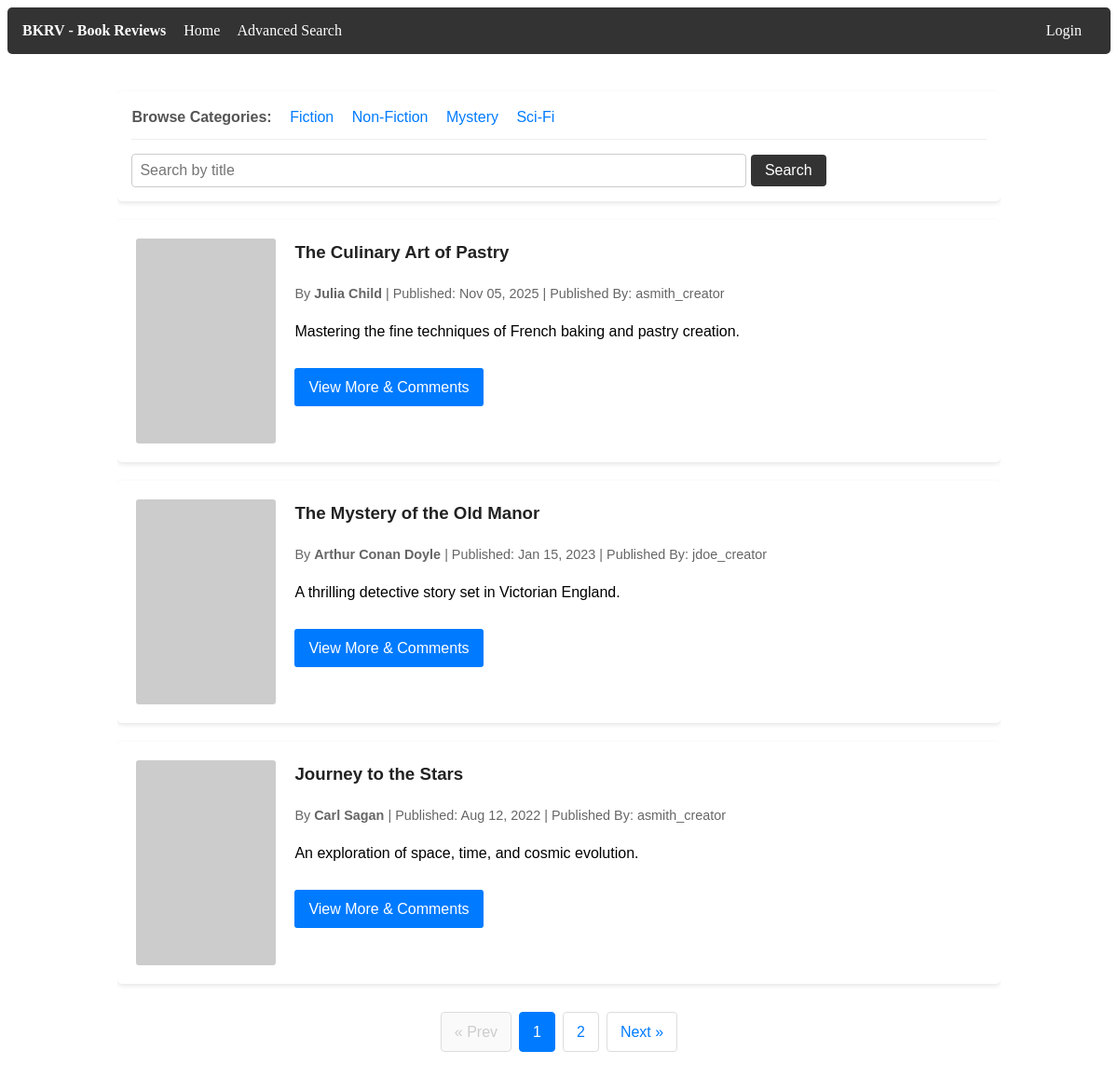
The app's page /NetBeansProject/index.php with its own data.
### tables this page shows
CREATE TABLE dbProj_books
(
  book_id           INT          NOT NULL AUTO_INCREMENT,
  creator_id        INT          NULL    ,
  title             VARCHAR(255) NOT NULL,
  author_name       VARCHAR(255) NOT NULL,
  short_description VARCHAR(500) NOT NULL,
  category          VARCHAR(500) NULL    ,
  image_url         VARCHAR(255) NULL    ,
  media_url         VARCHAR(255) NULL    ,
  publish_date      DATETIME     NULL    ,
  PRIMARY KEY (book_id),

  FULLTEXT KEY fx_search_idx (title, author_name, short_description, category)
);

CREATE TABLE dbProj_users
(
  user_id  INT AUTO_INCREMENT NOT NULL,
  username VARCHAR(100)       NOT NULL,
  email    VARCHAR(100)       NOT NULL,
  password varbinary(255)       NOT NULL,
  role     VARCHAR(100)       NOT NULL DEFAULT 'Viewer',
  PRIMARY KEY (user_id)
);

### NetBeansProject/HomePage.php (the view, shortened to what this page needs)
<?php
$pagination = 3;
$page = isset($_GET['page']) && is_numeric($_GET['page']) ? (int) $_GET['page'] : 1;
$total_query = "SELECT COUNT(*) FROM dbProj_books";
$total_result = mysqli_query($conn, $total_query);
$total_rows = mysqli_fetch_array($total_result)[0];
$total_pages = ceil($total_rows / $pagination);
$offset = ($page - 1) * $pagination;
$query = "SELECT b.book_id, b.title, b.author_name, b.short_description, b.image_url, b.media_url, b.publish_date, u.username
          FROM dbProj_books b
          LEFT JOIN dbProj_users u ON b.creator_id = u.user_id
          ORDER BY b.publish_date DESC
          LIMIT ? OFFSET ?";
$stmt = mysqli_prepare($conn, $query);
if ($stmt) {
    mysqli_stmt_bind_param($stmt, "ii", $pagination, $offset);
    mysqli_stmt_execute($stmt);
    $result = mysqli_stmt_get_result($stmt);
} else {
    die("Database query error: " . mysqli_error($conn));
}
?>
<div class="hp-container">
    <div class="hp-search-container">
        <div class="hp-category-header" style="margin-bottom: 15px; padding-bottom: 10px; border-bottom: 1px solid #eee;">
            <span style="font-weight: bold; margin-right: 15px; color: #555;">Browse Categories:</span>
            <a href="categories.php?cat=fiction" style="margin-right: 15px; color: #007BFF; text-decoration: none; font-weight: 500;">Fiction</a>
            <a href="categories.php?cat=nonfiction" style="margin-right: 15px; color: #007BFF; text-decoration: none; font-weight: 500;">Non-Fiction</a>
            <a href="categories.php?cat=mystery" style="margin-right: 15px; color: #007BFF; text-decoration: none; font-weight: 500;">Mystery</a>
            <a href="categories.php?cat=scifi" style="color: #007BFF; text-decoration: none; font-weight: 500;">Sci-Fi</a>
        </div>
        <form action="search.php" method="GET">
            <input type="text" name="query" placeholder="Search by title" required>
            <button type="submit">Search</button>
        </form>
    </div>
    <div class="hp-book-list">
        <?php
        if ($result && mysqli_num_rows($result) > 0):
            while ($row = mysqli_fetch_assoc($result)):
                $image_src = !empty($row['image_url']) ? htmlspecialchars($row['image_url']) : 'https://via.placeholder.com/150x220?text=No+Cover';
                ?>
                <div class="hp-book-card">
                    <img src="<?php echo $image_src; ?>" alt="<?php echo htmlspecialchars($row['title']); ?> Cover" class="hp-book-image">
                    <div class="hp-book-details">
                        <h3 class="hp-book-title"><?php echo htmlspecialchars($row['title']); ?></h3>
                        <div class="hp-meta-info">
                            By <strong><?php echo htmlspecialchars($row['author_name']); ?></strong> |
                            Published: <?php echo date('M d, Y', strtotime($row['publish_date'])); ?> |
                            Published By: <?php echo htmlspecialchars($row['username'] ?? 'Anonymous'); ?>
                        </div>
                        <p><?php echo htmlspecialchars($row['short_description']); ?></p>
                        <a href="book_details.php?id=<?php echo $row['book_id']; ?>" class="hp-view-more-btn">View More & Comments</a>
                    </div>
                </div>
                <?php
            endwhile;
        else:
            ?>
            <p>No books found.</p>
        <?php endif; ?>
    </div>
    <?php if ($total_pages > 1): ?>
        <ul class="hp-pagination">
            <?php if ($page <= 1): ?>
                <li class="disabled"><span>&laquo; Prev</span></li>
            <?php else: ?>
                <li><a href="?page=<?php echo ($page - 1); ?>">&laquo; Prev</a></li>
            <?php endif; ?>
            <?php for ($i = 1; $i <= $total_pages; $i++): ?>
                <?php if ($page == $i): ?>
                    <li class="active"><span><?php echo $i; ?></span></li>
                <?php else: ?>
                    <li><a href="?page=<?php echo $i; ?>"><?php echo $i; ?></a></li>
                <?php endif; ?>
            <?php endfor; ?>
            <?php if ($page >= $total_pages): ?>
                <li class="disabled"><span>Next &raquo;</span></li>
            <?php else: ?>
                <li><a href="?page=<?php echo ($page + 1); ?>">Next &raquo;</a></li>
            <?php endif; ?>
        </ul>
    <?php endif; ?>
</div>

### NetBeansProject/index.php (shortened to what this page needs)
<!DOCTYPE html>
<html>
    <head>
    </head>
    <body>
        <?php
        include 'PageHeader.php';
        include 'HomePage.php';
        ?>
    </body>
</html>

### NetBeansProject/PageHeader.php
<header class="hp-header">
    <nav class="hp-nav">
        <div>
            <strong><a href="index.php">BKRV - Book Reviews</a></strong>
            <a href="index.php">Home</a>
            <a href="#">Advanced Search</a>
        </div>
        <div>
            <?php if (isset($_SESSION['user_id'])): ?>
                <span style="color: #fff;"><?php echo htmlspecialchars($_SESSION['username']); ?> (<?php echo htmlspecialchars($_SESSION['role']); ?>)</span>
                <?php if ($_SESSION['role'] == 'Creator'): ?>
                    <a href="creator_panel.php" style="margin-left:15px; color:#ffc107;">Creator Page</a>
                <?php endif; ?>
                <?php if ($_SESSION['role'] == 'Admin'): ?>
                    <a href="admin_panel.php" style="margin-left:15px; color:#dc3545;">Admin Page</a>
                    <a href="#" style="margin-left:15px; color:#dc3545;">Reporting Page</a>
                <?php endif; ?>
                <a href="login.php" style="margin-left:15px;">Logout</a>
            <?php else: ?>
                <a href="login.php">Login</a>
            <?php endif; ?>
        </div>
    </nav>
</header>

### NetBeansProject/HomePage.php (style rules this page uses)
.hp-container { width: 80%; margin: 20px auto; overflow: hidden; font-family: Arial, sans-serif; line-height: 1.6; }
.hp-header { background: #333; color: #fff; padding: 1rem; border-radius: 5px; }
.hp-nav { display: flex; justify-content: space-between; align-items: center; }
.hp-nav a { color: #fff; text-decoration: none; margin-right: 15px; }
.hp-search-container { background: #fff; padding: 15px; margin: 20px 0; border-radius: 5px; box-shadow: 0 2px 5px rgba(0,0,0,0.1); }
.hp-search-container input[type="text"] { width: 70%; padding: 8px; font-size: 16px; border: 1px solid #ccc; border-radius: 4px; }
.hp-search-container button { padding: 8px 15px; font-size: 16px; cursor: pointer; background: #333; color: #fff; border: none; border-radius: 4px; }
.hp-book-list { display: grid; grid-template-columns: 1fr; gap: 20px; }
.hp-book-card { background: #fff; padding: 20px; border-radius: 5px; box-shadow: 0 2px 5px rgba(0,0,0,0.1); display: flex; gap: 20px; }
.hp-book-image { max-width: 150px; max-height: 220px; object-fit: cover; border-radius: 3px; }
.hp-book-details { flex: 1; }
.hp-book-title { margin-top: 0; color: #222; }
.hp-meta-info { font-size: 0.9rem; color: #666; margin-bottom: 10px; }
.hp-view-more-btn { display: inline-block; background: #007BFF; color: white; padding: 8px 15px; text-decoration: none; border-radius: 3px; margin-top: 10px; }
.hp-pagination { display: flex; justify-content: center; list-style: none; padding: 0; margin: 30px 0; }
.hp-pagination li { margin: 0 4px; }
.hp-pagination a, .hp-pagination span { display: block; padding: 8px 14px; text-decoration: none; color: #007BFF; border: 1px solid #ddd; border-radius: 4px; }
.hp-pagination .active span { background-color: #007BFF; color: white; border-color: #007BFF; }
.hp-pagination .disabled span { color: #ccc; pointer-events: none; background-color: #fafafa; }

### records on screen
dbproj_books: title "The Culinary Art of Pastry", author_name "Julia Child", publish_date "Nov 05, 2025", creator.username "asmith_creator", short_description "Mastering the fine techniques of French baking and pastry creation."
dbproj_books: title "The Mystery of the Old Manor", author_name "Arthur Conan Doyle", publish_date "Jan 15, 2023", creator.username "jdoe_creator", short_description "A thrilling detective story set in Victorian England."
dbproj_books: title "Journey to the Stars", author_name "Carl Sagan", publish_date "Aug 12, 2022", creator.username "asmith_creator", short_description "An exploration of space, time, and cosmic evolution."
